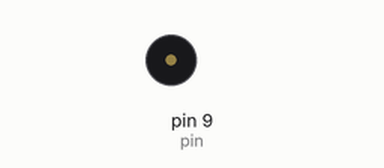
A sketch run on a simulated Arduino Uno, built with avr-gcc and run on an emulated ATmega328P. On the bench: buzzer (waves = sounding).

Above: at 1.5 s.
At 4.2 s:
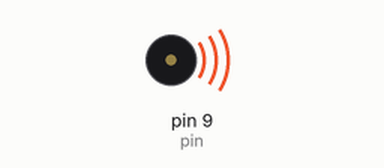
Timing chart, 0 to 10.6 s (numbered marks = the images above):
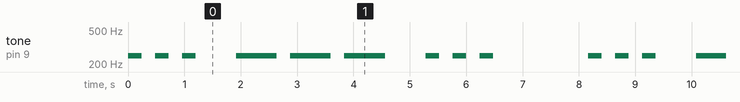

Measured:
- by itself, tone on pin 9 (pin): repeats every 8.2 s: 2 × (silent 0.24 s, 250 Hz 0.24 s), silent 0.72 s, 2 × (250 Hz 0.72 s, silent 0.24 s), 250 Hz 0.72 s, silent 0.72 s, 2 × (250 Hz 0.24 s, silent 0.24 s), 250 Hz 0.24 s, silent 1.7 s, 250 Hz 0.24 s

The sketch:

Morse_Code_Sound_Challenge.ino
```cpp
/*
  Morse Code Sound

  Uses pin blinking to display morse code.
  Dots and pauses between a Dot or a Dash are 240ms.
  Dashes and pause beween letters are 3*240ms.
  Pause between words is 7*240ms.
  Pin 9 is used as output.

  The following code outputs "SOS" in morse code with sound.

*/
int pin = 9;
int uTime = 240;
unsigned int frequency = 250; //frequency of output sound

void setup() {
  // initialize digital pin pin as an output.
  pinMode(pin, OUTPUT);
}

void loop() {
  tone(pin, frequency);   //start of "S"
  delay(uTime);
  noTone(pin);
  delay(uTime);
  tone(pin, frequency);
  delay(uTime);
  noTone(pin);
  delay(uTime);
  tone(pin, frequency);
  delay(uTime);           //end of "S"
  noTone(pin);            //delay between letters
  delay(3 * uTime);

  tone(pin, frequency);   //start of "O"
  delay(3 * uTime);
  noTone(pin);
  delay(uTime);
  tone(pin, frequency);
  delay(3 * uTime);
  noTone(pin);
  delay(uTime);
  tone(pin, frequency);
  delay(3 * uTime);       //end of "O"
  noTone(pin);            //delay between letters
  delay(3 * uTime);

  tone(pin, frequency);   //start of "S"
  delay(uTime);
  noTone(pin);
  delay(uTime);
  tone(pin, frequency);
  delay(uTime);
  noTone(pin);
  delay(uTime);
  tone(pin, frequency);
  delay(uTime);            //end of "S"
  noTone(pin);            //delay between words
  delay(7 * uTime);

}
```
